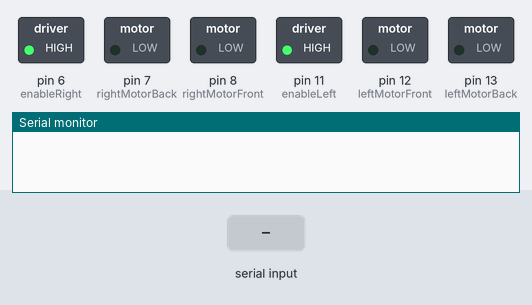
The sketch below on a simulated Arduino Uno, built with avr-gcc and run on an emulated ATmega328P. Parts: switched loads named in the sketch (green lamp = pin HIGH), the last lines printed to the serial monitor. The inputs (shaded band) are chosen by the test bench.

Above: at 1.2 s.
1.3 s: "1" received over Serial
At 1.6 s:
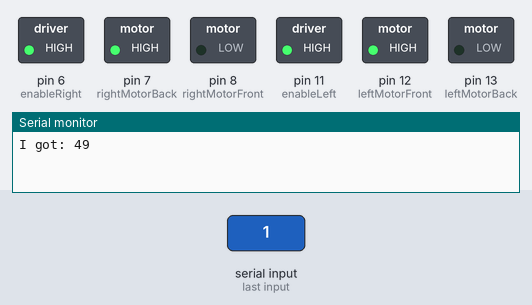
2.8 s: "2" received over Serial
At 3.9 s:
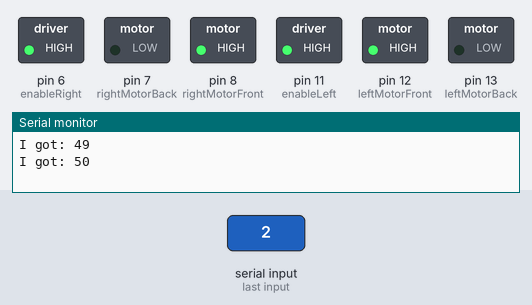
4.3 s: "3" received over Serial
At 5.1 s:
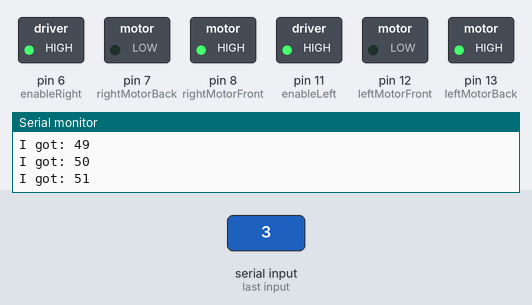
5.8 s: "4" received over Serial
At 6.2 s:
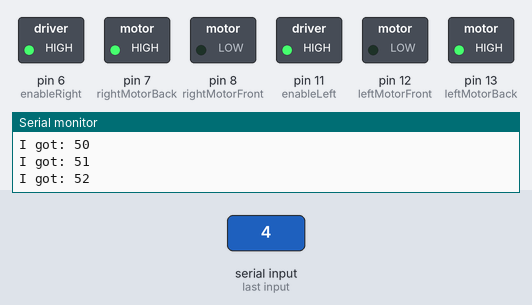
7.3 s: "0" received over Serial
At 8.6 s:
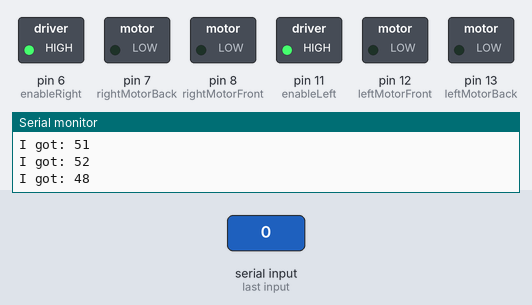
Timing chart, 0 to 9.8 s (numbered marks = the images above; inputs shaded):
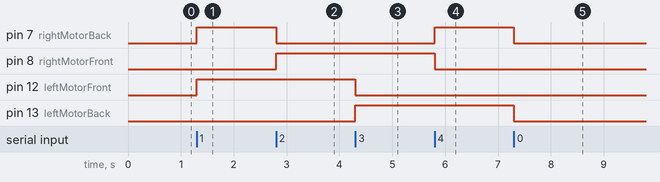

The sketch:

line_follower.ino
```cpp
int enableLeft = 11, enableRight =6 , leftMotorFront = 12, leftMotorBack = 13, rightMotorFront = 8, rightMotorBack = 7;

void front(){
  digitalWrite(leftMotorFront,HIGH);
  digitalWrite(leftMotorBack,LOW);
  digitalWrite(rightMotorFront,HIGH);
  digitalWrite(rightMotorBack,LOW);
}

void back(){
  digitalWrite(leftMotorFront,LOW);
  digitalWrite(leftMotorBack,HIGH);
  digitalWrite(rightMotorFront,LOW);
  digitalWrite(rightMotorBack,HIGH);
}

void left(){
  digitalWrite(leftMotorFront,LOW);
  digitalWrite(leftMotorBack,HIGH);
  digitalWrite(rightMotorFront,HIGH);
  digitalWrite(rightMotorBack,LOW);
}

void right(){
  digitalWrite(leftMotorFront,HIGH);
  digitalWrite(leftMotorBack,LOW);
  digitalWrite(rightMotorFront,LOW);
  digitalWrite(rightMotorBack,HIGH);
}

void botStop(){
  digitalWrite(leftMotorFront,LOW);
  digitalWrite(leftMotorBack,LOW);
  digitalWrite(rightMotorFront,LOW);
  digitalWrite(rightMotorBack,LOW);


}

void setup() {
  Serial.begin(9600);
  pinMode(leftMotorFront,OUTPUT);
  pinMode(leftMotorBack,OUTPUT);
  pinMode(rightMotorFront,OUTPUT);
  pinMode(rightMotorBack,OUTPUT);
  pinMode(enableLeft,OUTPUT);
  pinMode(enableRight,OUTPUT);

  analogWrite(enableLeft,255);
  analogWrite(enableRight,255);


}

int x=0;
void loop(){
while (Serial.available() == 0);
 // read the incoming byte:
 x = Serial.read();

 // say what you got:
 Serial.print("I got: "); // ASCII printable characters
 Serial.println(x, DEC);
  if(x==49) right();
  else if(x==50) front();
  else if(x==51) left();
  else if(x==52) back();
  else botStop();

while(Serial.available()>0) Serial.read();
}
```

Measured:
- after the input at 1.3 s, pin 7 (rightMotorBack), pin 12 (leftMotorFront): LOW → HIGH at once
- after the input at 2.8 s, pin 7 (rightMotorBack): HIGH → LOW at once; pin 8 (rightMotorFront): LOW → HIGH at once
- after the input at 4.3 s, pin 12 (leftMotorFront): HIGH → LOW at once; pin 13 (leftMotorBack): LOW → HIGH at once
- after the input at 5.8 s, pin 7 (rightMotorBack): LOW → HIGH at once; pin 8 (rightMotorFront): HIGH → LOW at once
- after the input at 7.3 s, pin 7 (rightMotorBack), pin 13 (leftMotorBack): HIGH → LOW at once
